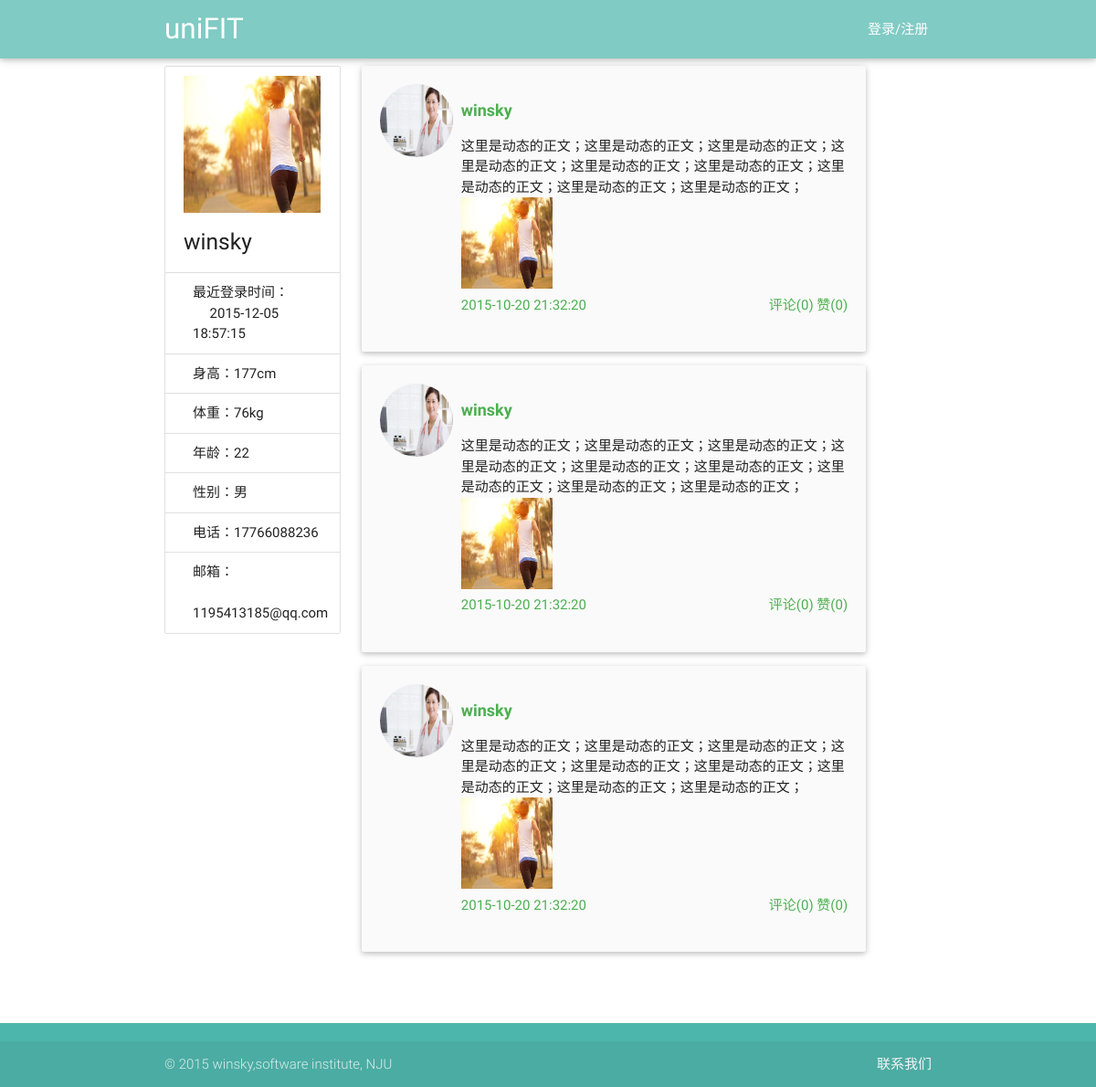
The app's page /view/userInfo.php?userName=winsky, older data.
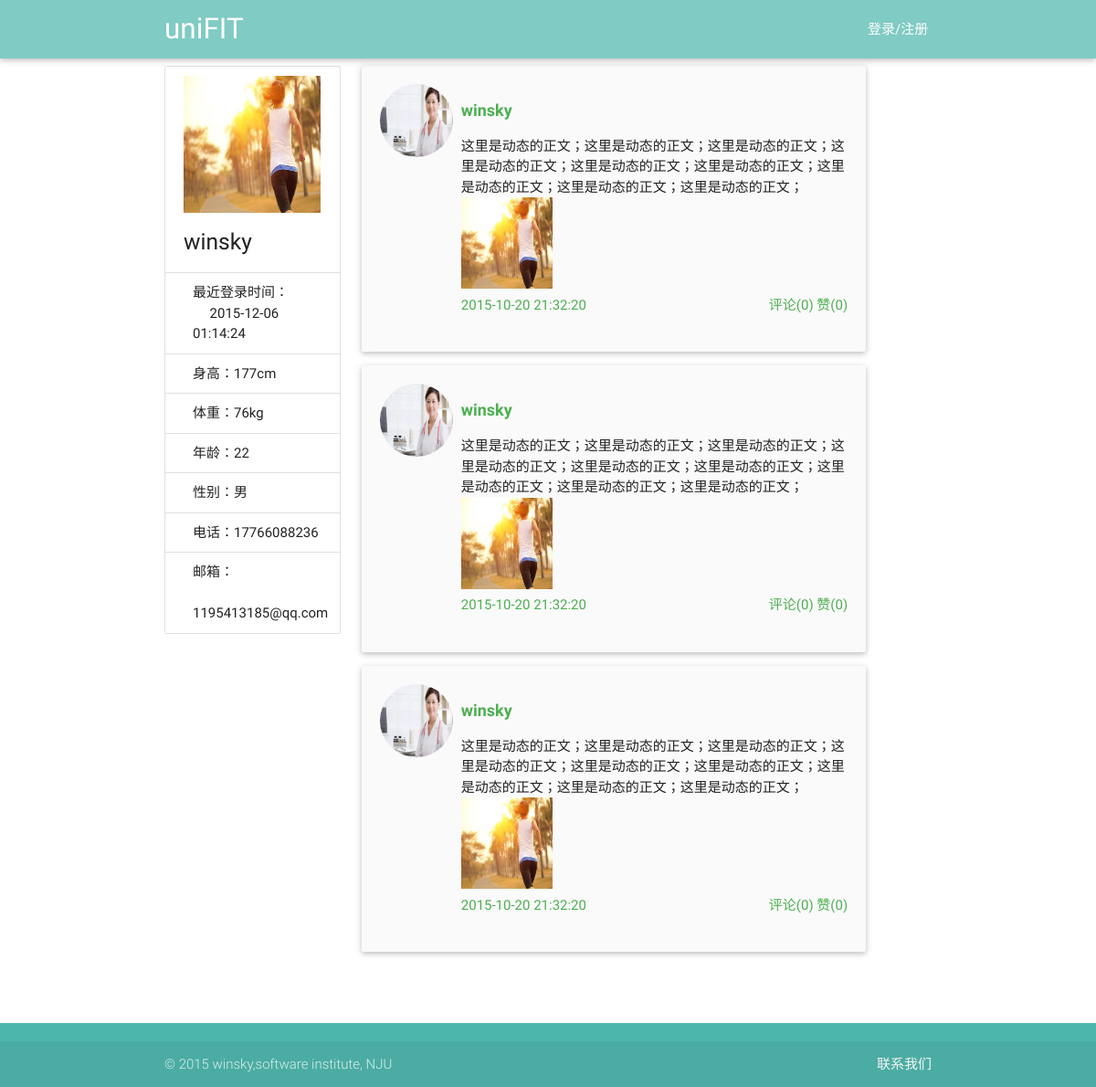
The same page, newer data.
### tables this page shows
CREATE TABLE user(id integer primary key,userName varchar(40),password int, type varchar(20) ,age int,sex varchar(20),height int,weight int,telephone varchar(40), email varchar(40),lastLoadTime date default '—');

### service/UserService.php (called while the page is built, shortened)
<?php
require_once('../utils/SqliteHelper.php');
require_once('../model/User.php');
class UserService {
    var $db_user_base_info = "user";
    var $DB = null;
    public function __construct() {
        $this->DB = new SqliteHelper('../data.db');
    }
    public function getUserByName($userName) {
        $sql = "select * from " . $this->db_user_base_info . " where userName='" . $userName . "' limit 1";
        $result = $this->DB->getList($sql);
        if (sizeof($result) > 0) {
            $rt = $result[0];
            $password = $rt["password"];
            $type = $rt["type"];
            $age = $rt["age"];
            $sex = $rt["sex"];
            $height = $rt["height"];
            $weight = $rt["weight"];
            $telephone = $rt["telephone"];
            $email = $rt["email"];
            $lastLoadTime = $rt["lastLoadTime"];
            $user = new User($userName, $age, $sex, $type, $password, $height, $weight, $email, $telephone);
            $user->setLastLoadTime($lastLoadTime);
        }
        return $user;
    }
}

### utils/SqliteHelper.php (called while the page is built, shortened)
<?php
class SqliteHelper {
    function __construct($file) {
        try {
            $this->conn = new PDO('sqlite:' . $file);
        } catch (PDOException $e) {
            try {
                $this->conn = new PDO('sqlite2:' . $file);
            } catch (PDOException $e) {
                exit('error!');
            }
        }
    }
    function __destruct() {
        $this->conn = null;
    }
    function query($sql) {
        return $this->conn->query($sql);
    }
    function getList($sql) {
        $recordList = array();
        foreach ($this->RecordArray($sql) as $rstmp) {
            $recordList[] = $rstmp;
        }
        return $recordList;
    }
    function RecordArray($sql) {
        return $this->query($sql)->fetchAll();
    }
}

### model/User.php (called while the page is built, shortened)
<?php
class User {
    private $telephone = "";
    private $email = "";
    private $age = "";
    private $sex = "";
    private $height = "";
    private $weight = "";
    private $lastLoadTime="";
    public function __construct($userName, $age, $sex, $type, $password, $height, $weight, $email, $telephone) {
        $this->telephone = $telephone;
        $this->email = $email;
        $this->age = $age;
        $this->sex = $sex;
        $this->height = $height;
        $this->weight = $weight;
    }
    public function getTelephone() {
        return $this->telephone;
    }
    public function getEmail() {
        return $this->email;
    }
    public function getAge() {
        return $this->age;
    }
    public function getSex() {
        return $this->sex;
    }
    public function getHeight() {
        return $this->height;
    }
    public function getWeight() {
        return $this->weight;
    }
    public function getLastLoadTime() {
        return $this->lastLoadTime;
    }
    public function setLastLoadTime($lastLoadTime) {
        $this->lastLoadTime = $lastLoadTime;
    }
}

### view/userInfo.php (the view, shortened to what this page needs)
<!DOCTYPE html>
<html lang="en">
<head>
    <link href="../css/material_icons.css" rel="stylesheet" media="screen,projection">
    <link href="../css/materialize.css" type="text/css" rel="stylesheet" media="screen,projection"/>
    <link href="../css/style.css" type="text/css" rel="stylesheet" media="screen,projection"/>
</head>
<body onload="write_header();write_footer();write_quick_back_button();" id="top">
<header></header>
<?php
require_once("../service/UserService.php");
$userService = new UserService();
$user = $userService->getUserByName($userName);
?>
<div class="main container">
    <div class="row">
        <div class="col s12 l3">
            <ul class="collection with-header">
                <li class="collection-header">
                    <img src="../images/back1.jpg" width="150px" height="150px">
                    <?php
                    $userName = $_GET["userName"];
                    require_once("../service/UserService.php");
                    $userService = new UserService();
                    $user = $userService->getUserByName($userName);
                    $lastLoadTime = $user->getLastLoadTime();
                    $height = $user->getHeight()."cm";
                    $weight = $user->getWeight()."kg";
                    $age = $user->getAge();
                    $sex = $user->getSex();
                    $telephone = $user->getTelephone();
                    $email = $user->getEmail();
                    ?>
                    <h5 id="userName"><?php echo $userName; ?></h5>
                </li>
                <p class="collection-item">最近登录时间：<br> &nbsp;&nbsp;&nbsp;&nbsp; <?php echo $lastLoadTime ?></p>
                <p class="collection-item">身高：<?php echo $height ?></p>
                <p class="collection-item">体重：<?php echo $weight ?></p>
                <p class="collection-item">年龄：<?php echo $age ?></p>
                <p class="collection-item">性别：<?php echo $sex ?></p>
                <p class="collection-item">电话：<?php echo $telephone ?></p>
                <p class="collection-item">邮箱： <br> &nbsp; <?php echo $email ?></p>
            </ul>
        </div>
        <div class="col s12 l8" id="content-on-middle">
            <div class="card-panel grey lighten-5 z-depth-1">
                <div class="row">
                    <div class="col s2 left-align">
                        <img src="../images/back2.jpg" width="80" height="80" alt="" style="border-radius: 50%">
                    </div>
                    <div class="col s10">
                        <div class="section green-text" style="font-weight: 800;font-size: 18px">
                            winsky
                        </div>
                        <span>
                            这里是动态的正文；这里是动态的正文；这里是动态的正文；这里是动态的正文；这里是动态的正文；这里是动态的正文；这里是动态的正文；这里是动态的正文；这里是动态的正文；
                        </span><br>
                        <span>
                            <img src="../images/back1.jpg " width="100px" height="100px">
                        </span><br>
                        <span class="left green-text">
                            2015-10-20 21:32:20
                        </span>
                        <span class="right green-text">
                            评论(0) 赞(0)
                        </span>
                    </div>
                </div>
            </div>
            <div class="card-panel grey lighten-5 z-depth-1">
                <div class="row">
                    <div class="col s2 left-align">
                        <img src="../images/back2.jpg" width="80" height="80" alt="" style="border-radius: 50%">
                    </div>
                    <div class="col s10">
                        <div class="section green-text" style="font-weight: 800;font-size: 18px">
                            winsky
                        </div>
                        <span>
                            这里是动态的正文；这里是动态的正文；这里是动态的正文；这里是动态的正文；这里是动态的正文；这里是动态的正文；这里是动态的正文；这里是动态的正文；这里是动态的正文；
                        </span><br>
                        <span>
                            <img src="../images/back1.jpg " width="100px" height="100px">
                        </span><br>
                        <span class="left green-text">
                            2015-10-20 21:32:20
                        </span>
                        <span class="right green-text">
                            评论(0) 赞(0)
                        </span>
                    </div>
                </div>
            </div>
            <div class="card-panel grey lighten-5 z-depth-1">
                <div class="row">
                    <div class="col s2 left-align">
                        <img src="../images/back2.jpg" width="80" height="80" alt="" style="border-radius: 50%">
                    </div>
                    <div class="col s10">
                        <div class="section green-text" style="font-weight: 800;font-size: 18px">
                            winsky
                        </div>
                        <span>
                            这里是动态的正文；这里是动态的正文；这里是动态的正文；这里是动态的正文；这里是动态的正文；这里是动态的正文；这里是动态的正文；这里是动态的正文；这里是动态的正文；
                        </span><br>
                        <span>
                            <img src="../images/back1.jpg " width="100px" height="100px">
                        </span><br>
                        <span class="left green-text">
                            2015-10-20 21:32:20
                        </span>
                        <span class="right green-text">
                            评论(0) 赞(0)
                        </span>
                    </div>
                </div>
            </div>
            <br>
        </div>
    </div>
</div>
<div id="footer"></div>
</body>
</html>

Row changes from the older to the newer data that the page shows:
changed user "177cm": lastLoadTime "2015-12-05 18:57:15" → "2015-12-06 01:14:24"
